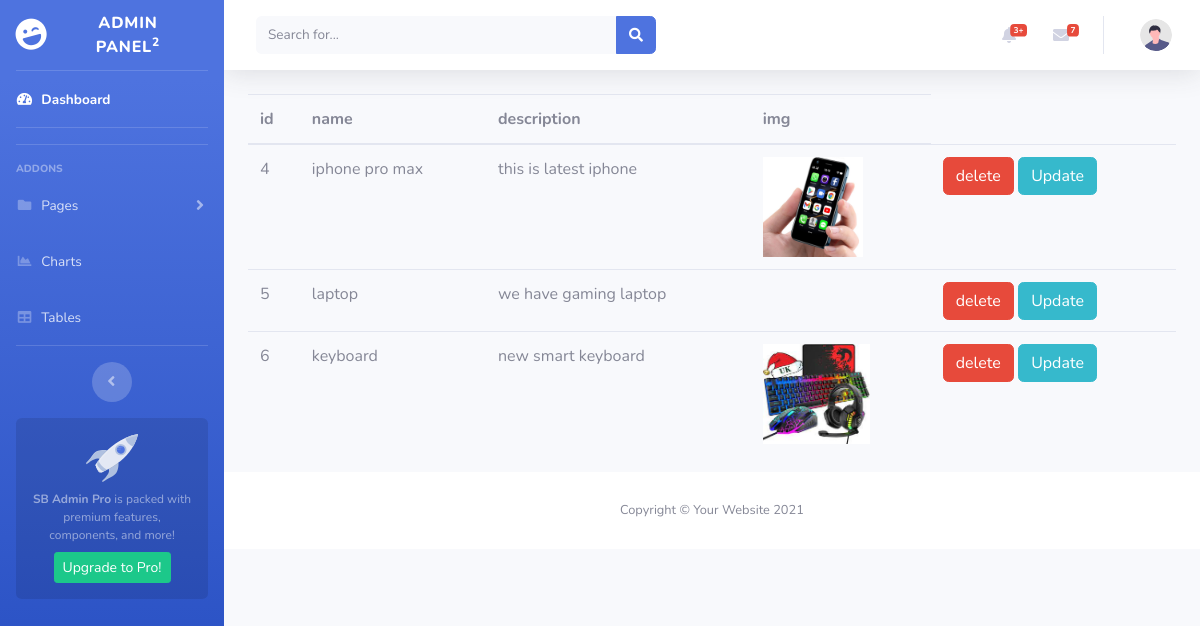
The page /veiwcat.php on the database its author committed.
### tables this page shows
CREATE TABLE `formcat` (
  `userid` int(11) NOT NULL,
  `name` varchar(50) DEFAULT NULL,
  `description` varchar(50) DEFAULT NULL,
  `image` varchar(5000) DEFAULT NULL
);

### veiwcat.php (the view, shortened to what this page needs)
<?php
include('aside.php');
include('connection.php')
?>
 <div class="container">
 <table class="table">
  <thead>
    <tr>
      <th scope="col">id</th>
      <th scope="col">name</th>
      <th scope="col">description</th>
      <th scope="col">img</th>
    </tr>
  </thead>
  <tbody>
    <?php
    $q=mysqli_query($codes," SELECT * FROM `formcat` ");
    while($col=mysqli_fetch_array($q)){
        ?>
    <tr>
      <td scope="row"> <?php echo $col[0] ?> </td>
      <td > <?php echo $col[1] ?> </td>
      <td> <?php echo $col[2] ?></td>
      <td> <img src="img/<?php echo $col[3] ?>" alt="" height="100px"></td>
      <th scope="row"><a href="?id=<?php echo $col['0']?>" class="btn btn-danger">delete</a>
      <a href="updateproduct.php?id=<?php echo $col['0']; ?>" class="btn btn-info">Update</a>
    </tr>
    <tr>
 <?php } ?>
</tbody>
</table>
                </div>
            <?php
            include ('asidefooter.php')
            ?>
</body>
</html>

### rows shown on the page
formcat: userid "4", name "iphone pro max", description "this is latest iphone", image (picture)
formcat: userid "5", name "laptop", description "we have gaming laptop"
formcat: userid "6", name "keyboard", description "new smart keyboard", image (picture)
